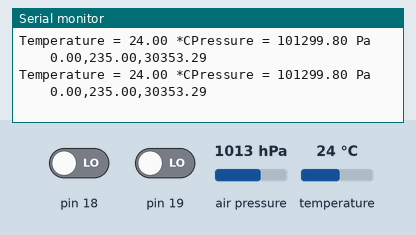
This sketch was run on a simulated Arduino Uno, built with avr-gcc and run on an emulated ATmega328P. Shown: the last lines printed to the serial monitor. Wiring (inferred from the names in the program): 2 × I2C bus: SDA pin 14, SCL pin 15 / SDA pin 17, SCL pin 16; BMP280 pressure sensor at I2C address 0x76; BMP280 pressure sensor at I2C address 0x77. The test bench sets the inputs (shaded band); at power-on: air pressure 1013 hPa, temperature 24 °C, pin 18 LOW, pin 19 LOW.

Above: at 1.2 s.
1.3 s: air pressure set to 952 hPa
At 1.72 s:
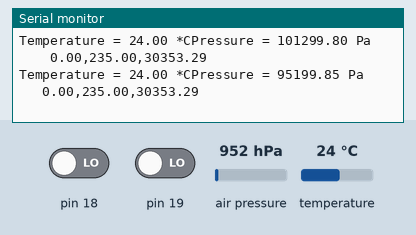
4.3 s: temperature set to 12 °C
At 4.45 s:
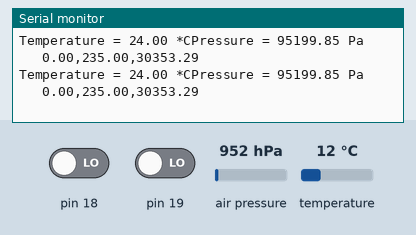
7.3 s: air pressure set to 1025 hPa
At 7.44 s:
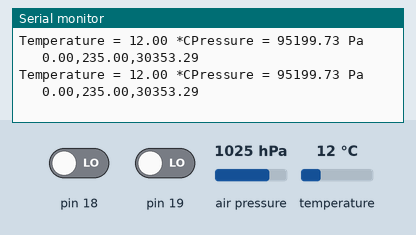
Timing chart, 0 to 10.3 s (numbered marks = the images above; inputs shaded):
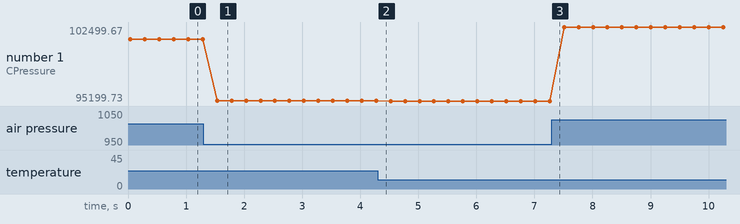

The sketch:

combine.ino
```cpp
#define DDR_SCL  DDRC
#define PORT_SCL PORTC

#define DDR_SDA  DDRC
#define PORT_SDA PORTC
#define PIN_SDA  PINC

#define BIT_SCL_280 _BV(2)
#define BIT_SDA_280 _BV(3)

#define BIT_SCL_180 _BV(1)
#define BIT_SDA_180 _BV(0)

volatile uint8_t is280=1;

void i2c_SoftI2CMaster()
{
i2c_sda_hi();
i2c_scl_hi();
dly();
}

void i2c_scl_release(){
  if(is280){
    DDR_SCL &= ~BIT_SCL_280;
  }else{
    DDR_SCL &= ~BIT_SCL_180;
  }
}

void i2c_sda_release(){
  if(is280){
    DDR_SDA &= ~BIT_SDA_280;
  }else{
    DDR_SDA &= ~BIT_SDA_180;
  }
}
// sets SCL low and drives output
void i2c_scl_lo(){
  if(is280){
    PORT_SCL &= ~BIT_SCL_280; DDR_SCL |= BIT_SCL_280;
  }else{
    PORT_SCL &= ~BIT_SCL_180; DDR_SCL |= BIT_SCL_180;
  }
}
// sets SDA low and drives output
void i2c_sda_lo(){
  if(is280){
    PORT_SDA &= ~BIT_SDA_280; DDR_SDA |= BIT_SDA_280;
  }else{
    PORT_SDA &= ~BIT_SDA_180; DDR_SDA |= BIT_SDA_180;
  }
}
// set SCL high and to input (releases pin) (i.e. change to input,turnon pullup)
void i2c_scl_hi(){
  if(is280){
    DDR_SCL &=~ BIT_SCL_280;
  }else{
    DDR_SCL &=~ BIT_SCL_180;
  }
}
// set SDA high and to input (releases pin) (i.e. change to input,turnon pullup)
void i2c_sda_hi(){
  if(is280){
    DDR_SDA &=~ BIT_SDA_280;
  }else{
    DDR_SDA &=~ BIT_SDA_180;
  }
}

#define I2C_ACK 1
#define I2C_NAK 0

void dly()
{
  for(uint8_t i=0;i<16;i++)//6 is stable
  {
    volatile uint8_t v=0;
    v++;
  }
}

void i2c_writebit( uint8_t c )
{
  if ( c > 0 ) {
    i2c_sda_hi();
  }
  else {
    i2c_sda_lo();
  }
  i2c_scl_hi();
  dly();
  i2c_scl_lo();
  dly();
  if ( c > 0 ) {
    i2c_sda_lo();
  }
  dly();
}
uint8_t i2c_readbit()
{
  i2c_sda_hi();
  i2c_scl_hi();
  dly();
  uint8_t c = PIN_SDA; // I2C_PIN;
  i2c_scl_lo();
  dly();
  if(is280){
    return ( c & BIT_SDA_280) ? 1 : 0;
  }else{
    return ( c & BIT_SDA_180) ? 1 : 0;
  }

}

uint8_t i2c_write( uint8_t c )
{
  for ( uint8_t i=0;i<8;i++) {
    i2c_writebit( c & 128 );
    c<<=1;
  }
  return i2c_readbit();
}

// read a byte from the I2C slave device
//
uint8_t i2c_read( uint8_t ack )
{
  uint8_t res = 0;
  for ( uint8_t i=0;i<8;i++) {
    res <<= 1;
    res |= i2c_readbit();
  }
  if ( ack )
    i2c_writebit( 0 );
  else
    i2c_writebit( 1 );
  dly();
  return res;
}

//
uint8_t i2c_read()
{
  return i2c_read( I2C_ACK );
}
//
uint8_t i2c_readLast()
{
  return i2c_read( I2C_NAK );
}


void i2c_start(void)
{
  // set both to high at the same time
  i2c_sda_hi();
  i2c_scl_hi();
  dly();
  i2c_sda_lo();
  dly();
  i2c_scl_lo();
  dly();
}

uint8_t i2c_beginTransmission(uint8_t address)
{
  i2c_start();
  uint8_t rc = i2c_write((address<<1) | 0); // clr read bit
  return rc;
}

void i2c_endTransmission()
{
  i2c_scl_hi();
  dly();
  i2c_sda_hi();
  dly();
}
uint8_t i2c_requestFrom(uint8_t address)
{
  i2c_start();
  uint8_t rc = i2c_write((address<<1) | 1); // set read bit
  return rc;
}


 #include "Arduino.h"


/*=========================================================================
    I2C ADDRESS/BITS
    -----------------------------------------------------------------------*/
   // #define BMP280_ADDRESS                (0x77)
	 #define BMP280_ADDRESS                (0x76)
/*=========================================================================*/

/*=========================================================================
    REGISTERS
    -----------------------------------------------------------------------*/
    enum
    {
      BMP280_REGISTER_DIG_T1              = 0x88,
      BMP280_REGISTER_DIG_T2              = 0x8A,
      BMP280_REGISTER_DIG_T3              = 0x8C,

      BMP280_REGISTER_DIG_P1              = 0x8E,
      BMP280_REGISTER_DIG_P2              = 0x90,
      BMP280_REGISTER_DIG_P3              = 0x92,
      BMP280_REGISTER_DIG_P4              = 0x94,
      BMP280_REGISTER_DIG_P5              = 0x96,
      BMP280_REGISTER_DIG_P6              = 0x98,
      BMP280_REGISTER_DIG_P7              = 0x9A,
      BMP280_REGISTER_DIG_P8              = 0x9C,
      BMP280_REGISTER_DIG_P9              = 0x9E,

      BMP280_REGISTER_CHIPID             = 0xD0,
      BMP280_REGISTER_VERSION            = 0xD1,
      BMP280_REGISTER_SOFTRESET          = 0xE0,

      BMP280_REGISTER_CAL26              = 0xE1,  // R calibration stored in 0xE1-0xF0

      BMP280_REGISTER_CONTROL            = 0xF4,
      BMP280_REGISTER_CONFIG             = 0xF5,
      BMP280_REGISTER_PRESSUREDATA       = 0xF7,
      BMP280_REGISTER_TEMPDATA           = 0xFA,
    };

/*=========================================================================*/

/*=========================================================================
    CALIBRATION DATA
    -----------------------------------------------------------------------*/
    typedef struct
    {
      uint16_t dig_T1;
      int16_t  dig_T2;
      int16_t  dig_T3;

      uint16_t dig_P1;
      int16_t  dig_P2;
      int16_t  dig_P3;
      int16_t  dig_P4;
      int16_t  dig_P5;
      int16_t  dig_P6;
      int16_t  dig_P7;
      int16_t  dig_P8;
      int16_t  dig_P9;

      uint8_t  dig_H1;
      int16_t  dig_H2;
      uint8_t  dig_H3;
      int16_t  dig_H4;
      int16_t  dig_H5;
      int8_t   dig_H6;
    } bmp280_calib_data;
/*=========================================================================*/

/*
class Adafruit_BMP280_Unified : public Adafruit_Sensor
{
  public:
    Adafruit_BMP280_Unified(int32_t sensorID = -1);

    bool  begin(uint8_t addr = BMP280_ADDRESS);
    void  getTemperature(float *temp);
    void  getPressure(float *pressure);
    float pressureToAltitude(float seaLevel, float atmospheric, float temp);
    float seaLevelForAltitude(float altitude, float atmospheric, float temp);
    void  getEvent(sensors_event_t*);
    void  getSensor(sensor_t*);

  private:
    uint8_t   _i2c_addr;
    int32_t   _sensorID;
};

*/

class Adafruit_BMP280
{
  public:
    Adafruit_BMP280(void);
    Adafruit_BMP280(int8_t cspin);
    Adafruit_BMP280(int8_t cspin, int8_t mosipin, int8_t misopin, int8_t sckpin);

    bool  begin(uint8_t addr = BMP280_ADDRESS);
    float readTemperature(void);
    float readPressure(void);

    //  float pressureToAltitude(float seaLevel, float atmospheric, float temp);
    // float seaLevelForAltitude(float altitude, float atmospheric, float temp);

  private:

    void readCoefficients(void);

    void      write8(byte reg, byte value);
    uint8_t   read8(byte reg);
    uint16_t  read16(byte reg);
    int16_t   readS16(byte reg);
    uint16_t  read16_LE(byte reg); // little endian
    int16_t   readS16_LE(byte reg); // little endian

    uint8_t   _i2caddr;
    int32_t   _sensorID;
    int32_t t_fine;


};


static bmp280_calib_data bmp280_calib;

/***************************************************************************
 PRIVATE FUNCTIONS
 ***************************************************************************/


Adafruit_BMP280::Adafruit_BMP280()
{ }


bool Adafruit_BMP280::begin(uint8_t a) {
  _i2caddr = a;

    // i2c
    //Wire.begin();

  if (read8(BMP280_REGISTER_CHIPID) != 0x58)
    return false;

  readCoefficients();
  write8(BMP280_REGISTER_CONTROL, 0x3F);
  return true;
}

/**************************************************************************/
/*!
    @brief  Writes an 8 bit value over I2C/SPI
*/
/**************************************************************************/
void Adafruit_BMP280::write8(byte reg, byte value)
{
    i2c_beginTransmission((uint8_t)_i2caddr);
    i2c_write((uint8_t)reg);
    i2c_write((uint8_t)value);
    i2c_endTransmission();
}

/**************************************************************************/
/*!
    @brief  Reads an 8 bit value over I2C
*/
/**************************************************************************/
uint8_t Adafruit_BMP280::read8(byte reg)
{
  uint8_t value;

    i2c_beginTransmission((uint8_t)_i2caddr);
    i2c_write((uint8_t)reg);
    i2c_endTransmission();
    i2c_requestFrom((uint8_t)_i2caddr);
    value = i2c_readLast();
    i2c_endTransmission();
  return value;
}

/**************************************************************************/
/*!
    @brief  Reads a 16 bit value over I2C
*/
/**************************************************************************/
uint16_t Adafruit_BMP280::read16(byte reg)
{
  uint16_t value;

    i2c_beginTransmission((uint8_t)_i2caddr);
    i2c_write((uint8_t)reg);
    i2c_endTransmission();
    i2c_requestFrom((uint8_t)_i2caddr);
    uint8_t v1 = i2c_read();
    uint8_t v2 = i2c_readLast();
    value = (v1 << 8) | v2;
    i2c_endTransmission();

  return value;
}

uint16_t Adafruit_BMP280::read16_LE(byte reg) {
  uint16_t temp = read16(reg);
  return (temp >> 8) | (temp << 8);

}

/**************************************************************************/
/*!
    @brief  Reads a signed 16 bit value over I2C
*/
/**************************************************************************/
int16_t Adafruit_BMP280::readS16(byte reg)
{
  return (int16_t)read16(reg);

}

int16_t Adafruit_BMP280::readS16_LE(byte reg)
{
  return (int16_t)read16_LE(reg);

}

/**************************************************************************/
/*!
    @brief  Reads the factory-set coefficients
*/
/**************************************************************************/
void Adafruit_BMP280::readCoefficients(void)
{
    bmp280_calib.dig_T1 = read16_LE(BMP280_REGISTER_DIG_T1);
    bmp280_calib.dig_T2 = readS16_LE(BMP280_REGISTER_DIG_T2);
    bmp280_calib.dig_T3 = readS16_LE(BMP280_REGISTER_DIG_T3);

    bmp280_calib.dig_P1 = read16_LE(BMP280_REGISTER_DIG_P1);
    bmp280_calib.dig_P2 = readS16_LE(BMP280_REGISTER_DIG_P2);
    bmp280_calib.dig_P3 = readS16_LE(BMP280_REGISTER_DIG_P3);
    bmp280_calib.dig_P4 = readS16_LE(BMP280_REGISTER_DIG_P4);
    bmp280_calib.dig_P5 = readS16_LE(BMP280_REGISTER_DIG_P5);
    bmp280_calib.dig_P6 = readS16_LE(BMP280_REGISTER_DIG_P6);
    bmp280_calib.dig_P7 = readS16_LE(BMP280_REGISTER_DIG_P7);
    bmp280_calib.dig_P8 = readS16_LE(BMP280_REGISTER_DIG_P8);
    bmp280_calib.dig_P9 = readS16_LE(BMP280_REGISTER_DIG_P9);
}

/**************************************************************************/
/*!

*/
/**************************************************************************/
float Adafruit_BMP280::readTemperature(void)
{
  int32_t var1, var2;

  int32_t adc_T = read16(BMP280_REGISTER_TEMPDATA);
  adc_T <<= 8;
  adc_T |= read8(BMP280_REGISTER_TEMPDATA+2);
  adc_T >>= 4;

  var1  = ((((adc_T>>3) - ((int32_t)bmp280_calib.dig_T1 <<1))) *
	   ((int32_t)bmp280_calib.dig_T2)) >> 11;

  var2  = (((((adc_T>>4) - ((int32_t)bmp280_calib.dig_T1)) *
	     ((adc_T>>4) - ((int32_t)bmp280_calib.dig_T1))) >> 12) *
	   ((int32_t)bmp280_calib.dig_T3)) >> 14;

  t_fine = var1 + var2;

  float T  = (t_fine * 5 + 128) >> 8;
  return T/100;
}

/**************************************************************************/
/*!

*/
/**************************************************************************/
float Adafruit_BMP280::readPressure(void) {
  int64_t var1, var2, p;

  int32_t adc_P = read16(BMP280_REGISTER_PRESSUREDATA);
  adc_P <<= 8;
  adc_P |= read8(BMP280_REGISTER_PRESSUREDATA+2);
  adc_P >>= 4;

  var1 = ((int64_t)t_fine) - 128000;
  var2 = var1 * var1 * (int64_t)bmp280_calib.dig_P6;
  var2 = var2 + ((var1*(int64_t)bmp280_calib.dig_P5)<<17);
  var2 = var2 + (((int64_t)bmp280_calib.dig_P4)<<35);
  var1 = ((var1 * var1 * (int64_t)bmp280_calib.dig_P3)>>8) +
    ((var1 * (int64_t)bmp280_calib.dig_P2)<<12);
  var1 = (((((int64_t)1)<<47)+var1))*((int64_t)bmp280_calib.dig_P1)>>33;

  if (var1 == 0) {
    return 0;  // avoid exception caused by division by zero
  }
  p = 1048576 - adc_P;
  p = (((p<<31) - var2)*3125) / var1;
  var1 = (((int64_t)bmp280_calib.dig_P9) * (p>>13) * (p>>13)) >> 25;
  var2 = (((int64_t)bmp280_calib.dig_P8) * p) >> 19;

  p = ((p + var1 + var2) >> 8) + (((int64_t)bmp280_calib.dig_P7)<<4);
  return (float)p/256;
}


#define BMP085_ADDRESS 0x77  // I2C address of BMP085
const unsigned char OSS = 3;  // Oversampling Setting ultra high resolution
// Calibration values
int ac1;
int ac2;
int ac3;
unsigned int ac4;
unsigned int ac5;
unsigned int ac6;
int b1;
int b2;
int mb;
int mc;
int md;
long b5;


// Stores all of the bmp085's calibration values into global variables
// Calibration values are required to calculate temp and pressure
// This function should be called at the beginning of the program
void bmp085Calibration()
{
  ac1 = bmp085ReadInt(0xAA);
  ac2 = bmp085ReadInt(0xAC);
  ac3 = bmp085ReadInt(0xAE);
  ac4 = bmp085ReadInt(0xB0);
  ac5 = bmp085ReadInt(0xB2);
  ac6 = bmp085ReadInt(0xB4);
  b1 = bmp085ReadInt(0xB6);
  b2 = bmp085ReadInt(0xB8);
  mb = bmp085ReadInt(0xBA);
  mc = bmp085ReadInt(0xBC);
  md = bmp085ReadInt(0xBE);
}

// Calculate temperature in deg C
float bmp085GetTemperature(unsigned int ut){
  long x1, x2;

  x1 = (((long)ut - (long)ac6)*(long)ac5) >> 15;
  x2 = ((long)mc << 11)/(x1 + md);
  b5 = x1 + x2;

  float temp = ((b5 + 8)>>4);
  temp = temp /10;

  return temp;
}

// Calculate pressure given up
// calibration values must be known
// b5 is also required so bmp085GetTemperature(...) must be called first.
// Value returned will be pressure in units of Pa.
long bmp085GetPressure(unsigned long up){
  long x1, x2, x3, b3, b6, p;
  unsigned long b4, b7;

  b6 = b5 - 4000;
  // Calculate B3
  x1 = (b2 * (b6 * b6)>>12)>>11;
  x2 = (ac2 * b6)>>11;
  x3 = x1 + x2;
  b3 = (((((long)ac1)*4 + x3)<<OSS) + 2)>>2;

  // Calculate B4
  x1 = (ac3 * b6)>>13;
  x2 = (b1 * ((b6 * b6)>>12))>>16;
  x3 = ((x1 + x2) + 2)>>2;
  b4 = (ac4 * (unsigned long)(x3 + 32768))>>15;

  b7 = ((unsigned long)(up - b3) * (50000>>OSS));
  if (b7 < 0x80000000)
    p = (b7<<1)/b4;
  else
    p = (b7/b4)<<1;

  x1 = (p>>8) * (p>>8);
  x1 = (x1 * 3038)>>16;
  x2 = (-7357 * p)>>16;
  p += (x1 + x2 + 3791)>>4;

  long temp = p;
  return temp;
}

// Read 1 byte from the BMP085 at 'address'
char bmp085Read(unsigned char address)
{
  unsigned char data;
  i2c_beginTransmission(BMP085_ADDRESS);
  i2c_write(address);
  i2c_endTransmission();
  i2c_requestFrom(BMP085_ADDRESS);
  uint8_t msb = i2c_readLast();
  return msb;
}

// Read 2 bytes from the BMP085
// First byte will be from 'address'
// Second byte will be from 'address'+1
int bmp085ReadInt(unsigned char address)
{
  unsigned char msb, lsb;

  i2c_beginTransmission(BMP085_ADDRESS);
  i2c_write(address);
  i2c_endTransmission();

  i2c_requestFrom(BMP085_ADDRESS);

  msb = i2c_read();
  lsb = i2c_readLast();
  return (int) msb<<8 | lsb;
}

// Read the uncompensated temperature value
unsigned int bmp085ReadUT(){
  unsigned int ut;

  // Write 0x2E into Register 0xF4
  // This requests a temperature reading
  i2c_beginTransmission(BMP085_ADDRESS);
  uint8_t d1 = 0xF4;
  uint8_t d2 = 0x2E;
  i2c_write(d1);
  i2c_write(d2);
  i2c_endTransmission();

  // Wait at least 4.5ms
  delay(5);

  // Read two bytes from registers 0xF6 and 0xF7
  ut = bmp085ReadInt(0xF6);
  return ut;
}

// Read the uncompensated pressure value
unsigned long bmp085ReadUP(){

  unsigned char msb, lsb, xlsb;
  unsigned long up = 0;

  // Write 0x34+(OSS<<6) into register 0xF4
  // Request a pressure reading w/ oversampling setting
  i2c_beginTransmission(BMP085_ADDRESS);
  uint8_t d1 = 0xF4;
  uint8_t d2 = 0x34 + (OSS<<6);
  i2c_write(d1);
  i2c_write(d2);
  i2c_endTransmission();

  // Wait for conversion, delay time dependent on OSS
  delay(2 + (3<<OSS));

  // Read register 0xF6 (MSB), 0xF7 (LSB), and 0xF8 (XLSB)
  msb = bmp085Read(0xF6);
  lsb = bmp085Read(0xF7);
  xlsb = bmp085Read(0xF8);

  up = (((unsigned long) msb << 16) | ((unsigned long) lsb << 8) | (unsigned long) xlsb) >> (8-OSS);

  return up;
}

float calcAltitude(float pressure){

  float A = pressure/101325;
  float B = 1/5.25588;
  float C = pow(A,B);
  C = 1 - C;
  C = C /0.0000225577;

  return C;
}


Adafruit_BMP280 bme; // I2C

void setup() {
  Serial.begin(9600);
  Serial.println(F("BMP280 test"));

  is280=0;
  i2c_SoftI2CMaster();
  bmp085Calibration();
  is280=1;

  if (!bme.begin()) {
    Serial.println("Could not find!");
    while (1);
  }
}

void loop() {
    Serial.print("Temperature = ");
    Serial.print(bme.readTemperature());
    Serial.print(" *C");

    Serial.print("Pressure = ");
    Serial.print(bme.readPressure());
    Serial.print(" Pa      ");
    delay(100);

    is280=0;
    float temperature = bmp085GetTemperature(bmp085ReadUT()); //MUST be called first
    float pressure = bmp085GetPressure(bmp085ReadUP());
    float altitude = calcAltitude(pressure); //Uncompensated caculation - in Meters
    Serial.print(temperature);
    Serial.print(",");
    Serial.print(pressure);
    Serial.print(",");
    Serial.print(altitude);
    Serial.println();
    is280=1;
    delay(100);


}
```

Measured:
- after the input at 1.3 s, the serial monitor: prints a new line after 0.24 s (image 1)
- plotted number 1: 101299.8 → 95199.85 after the input at 1.3 s, 95199.85 → 95199.73 after the input at 4.3 s, 95199.73 → 102499.67 after the input at 7.3 s
